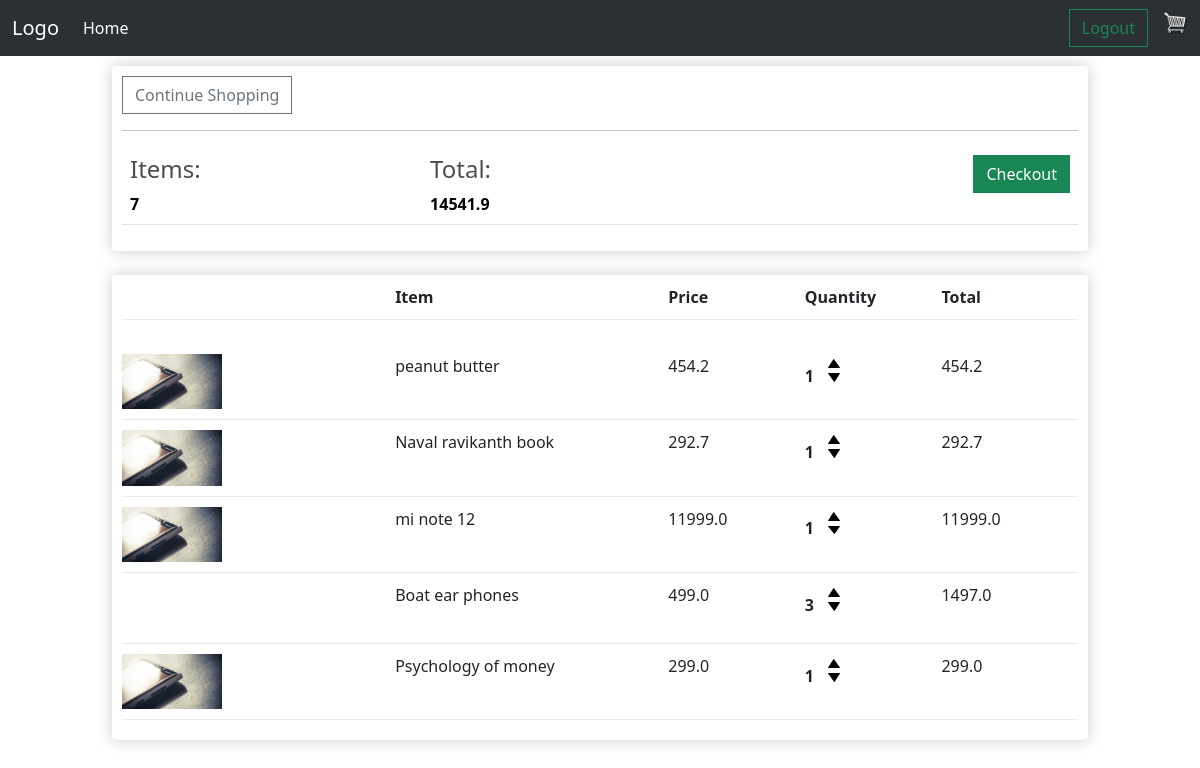
The page /cart/ (signed in) on the database as committed earlier.
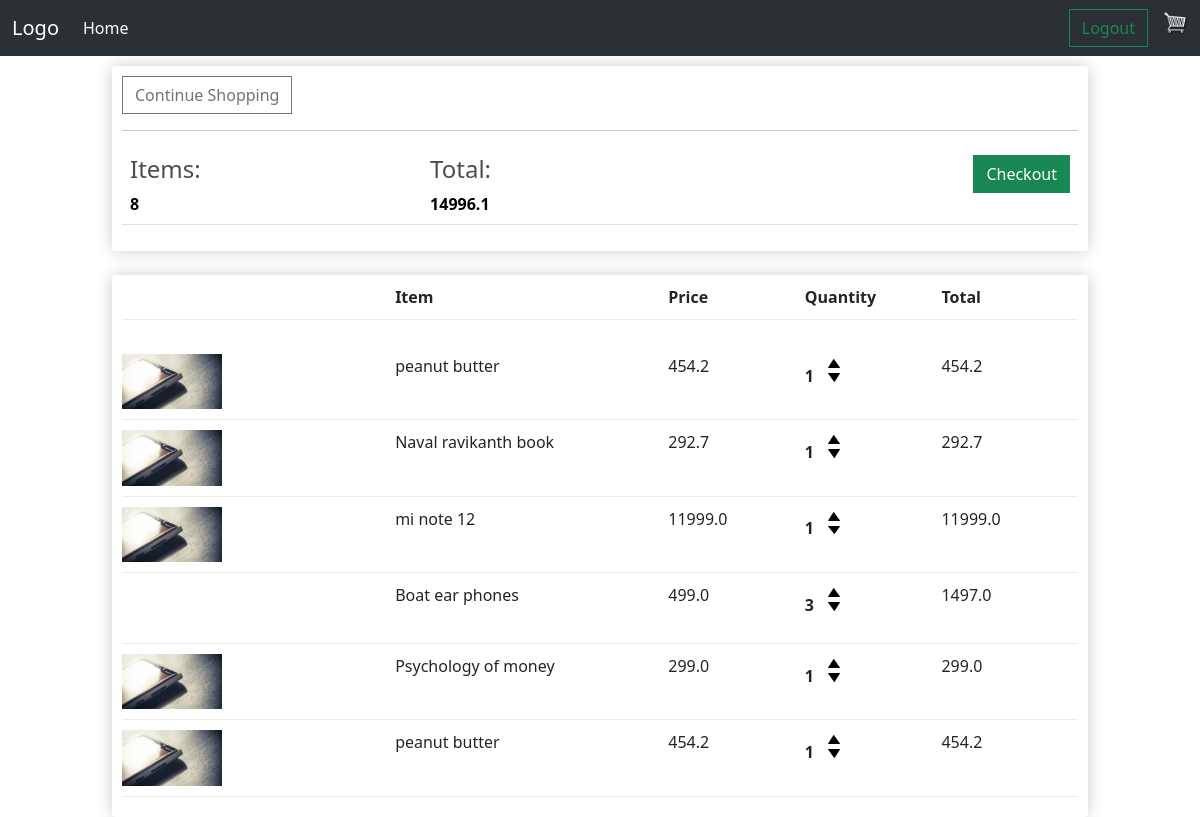
The same page on the database as committed later.
### store/models.py (models this page shows, shortened)
class Order(models.Model):
    customer = models.ForeignKey(Customer, on_delete=models.SET_NULL, null=True)
    date_ordered = models.DateTimeField(auto_now_add=True)
    complete = models.BooleanField(default=False)
    transaction_id = models.CharField(max_length=200)
    @property
    def get_cart_total(self):
        orderitems = self.orderitem_set.all()
        total = sum([item.get_total for item in orderitems])
        return total
    @property
    def get_number_of_cart_items(self):
        orderitems = self.orderitem_set.all()
        total = sum([item.quantity for item in orderitems])
        return total

class OrderItem(models.Model):
    product = models.ForeignKey(Product, on_delete=models.SET_NULL, null=True, blank=True)
    order = models.ForeignKey(Order, on_delete=models.SET_NULL, null=True, blank=True)
    quantity = models.IntegerField(default=0)
    date_added = models.DateTimeField(auto_now_add=True)
    @property
    def get_total(self):
        total = self.product.price * self.quantity
        return total

class Product(models.Model):
    name = models.CharField(max_length=20, null=True, blank=True)
    price = models.FloatField()
    digital = models.BooleanField(default=False)
    image = models.ImageField(null=True, blank=True)
    @property
    def imageURL(self):
        try:
            url = self.image.url
        except:
            url = ''
        return url

### store/views.py (the view)
# urls.py: path('cart/', cart, name='cart'),
@login_required
def cart(request):
    if request.user.is_authenticated:
        customer = request.user.customer
        order, created = Order.objects.get_or_create(customer=customer, complete=False)
        items = order.orderitem_set.all()
    else:
        items = []
    context = {'items': items, 'order': order}
    return render(request, 'store/cart.html', context=context)

### store/templates/store/cart.html
{% extends 'store/main.html' %}
{% load static %}
{% block content %}
<div class="row row-content">
    <div class="col-lg-12">
        <div class="box-element">
            <a href="{% url 'store' %}" class="btn btn-outline-secondary">Continue Shopping</a>
            <hr>
            <table class="table">
                <tr>
                    <th><h4>Items:</h4><strong>{{order.get_number_of_cart_items}}</strong></th>
                    <th><h4>Total:</h4><strong>{{order.get_cart_total}}</strong></th>
                    <th>
                        <a href="{% url 'checkout' %}" class="btn btn-success" style="float: right;">Checkout</a>
                    </th>
                </tr>
            </table>
        </div>
        <br>
        <div class="box-element">
            <div class="cart-row">
                <div style="flex:2"></div>
                <div style="flex:2"><strong>Item</strong></div>
                <div style="flex:1"><strong>Price</strong></div>
                <div style="flex:1"><strong>Quantity</strong></div>
                <div style="flex:1"><strong>Total</strong></div>
            </div>
            <br>
            {% for item in items %}
            <div class="cart-row">
                <div style="flex:2"><img class="row-image" src="{{item.product.imageURL}}"></div>
                <div style="flex:2"><p>{{item.product.name}}</p></div>
                <div style="flex:1"><p>{{item.product.price}}</p></div>
                <div style="flex:1">
                    <p class="quantity">{{item.quantity}}</p>
                    <div class="quantity">
                        <img class="chg-quantity" src="{% static 'images/arrow-up.png' %}">
                        <img class="chg-quantity" src="{% static 'images/arrow-down.png' %}">
                    </div>
                </div>
                <div style="flex:1"><p>{{item.get_total}}</p></div>
            </div>
            {% endfor %}
        </div>
</div>
</div>
{% endblock %}

### store/templates/store/main.html (shortened to what this page needs)
{% load static %}
<!DOCTYPE html>
<html lang="en">
<head>
    <link href="https://cdn.jsdelivr.net/npm/bootstrap@5.3.2/dist/css/bootstrap.min.css" rel="stylesheet">
    <link rel="stylesheet" href="{% static 'css/main.css' %}?v=1">
</head>
<body>
    <nav class="navbar navbar-expand-lg bg-body-tertiary bg-dark" data-bs-theme="dark">
        <div class="container-fluid">
          <a class="navbar-brand" href="{% url 'store' %}">Logo</a>
          <div class="collapse navbar-collapse" id="navbarSupportedContent">
            <ul class="navbar-nav me-auto mb-2 mb-lg-0">
              <li class="nav-item">
                <a class="nav-link active" aria-current="page" href="{% url 'store' %}">Home</a>
              </li>
            </ul>
            <form class="d-flex" role="search">
                {% if request.user.is_authenticated %}
                  <a class="btn btn-outline-success" href="{% url 'logout' %}">Logout</a>
                {% else %}
                  <a class="btn btn-outline-success" href="{% url 'login' %}">Login</a>
                  <a class="btn btn-outline-success" href="{% url 'register' %}">Register</a>
                  {% endif %}
                <a href="{% url 'cart' %}"><img src="{% static 'images/Cart.png' %}" id="cart-icon"></a>
            </form>
          </div>
        </div>
      </nav>
      {% block content %}
      {% endblock %}
</body>
</html>

### static/css/main.css (style rules this page uses)
body { background-color: #fff; }
h1,h2,h3,h4,h5,h6 { color:hsl(0, 0%, 30%); }
.box-element { box-shadow:hsl(0, 0%, 80%) 0 0 16px; background-color: #fff; border-radius: 4px; padding: 10px; }
#cart-icon { width:25px; display: inline-block; margin-left: 15px; }
.col-lg-4, .col-lg-6, .col-lg-8, .col-lg-12 { margin-top: 10px; }
.btn { border-radius: 0; }
.row-image { width: 100px; }
.cart-row { display: flex; align-items: flex-stretch; padding-bottom: 10px; margin-bottom: 10px; border-bottom: 1px solid #ececec; }
.quantity { display: inline-block; font-weight: 700; padding-right:10px; }
.chg-quantity { width: 12px; cursor: pointer; display: block; margin-top: 5px; transition:.1s; }
.row-content { margin-left: 100px; margin-right: 100px; }

Rows that differ between the two databases and show on the page:
computed for Order: get_number_of_cart_items "7" → "8"; get_cart_total "14541.9" → "14996.1"
added OrderItem: product.imageURL (picture), product.name "peanut butter", product.price "454.2", quantity "1", get_total "454.2"
